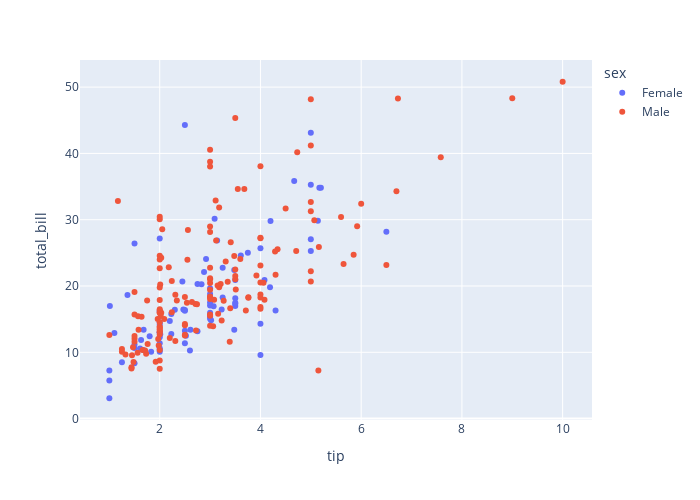

Here is the notebook cell this chart was saved with:
### Code cell
fig = px.scatter(df, x="tip", y="total_bill", color="sex")
fig.update_layout(
    autosize=False,
    width=700,
    height=500
)
fig.show()

### Figure 1 — Plotly figure (JSON) as saved in the notebook; plotly's stock layout.template omitted (floating-point values rounded to 4 significant figures; data arrays with more than 128 entries replaced by an {"elided": "..."} marker saying what was removed)
{"data": [{"hovertemplate": "sex=Female<br>tip=%{x}<br>total_bill=%{y}<extra></extra>", "legendgroup": "Female", "marker": {"color": "#636efa", "symbol": "circle"}, "mode": "markers", "name": "Female", "orientation": "v", "showlegend": true, "type": "scatter", "x": [1.01, 3.61, 5.0, 3.02, 1.67, 3.5, 2.75, 2.23, 3.0, 3.0, 2.45, 3.07, 2.6, 5.2, 1.5, 2.47, 1.0, 3.0, 3.14, 5.0, 2.2, 1.83, 5.17, 1.0, 4.3, 3.25, 2.5, 3.0, 2.5, 3.48, 4.08, 4.0, 1.0, 4.0, 3.5, 1.5, 1.8, 2.92, 1.68, 2.52, 4.2, 2.0, 2.0, 2.83, 1.5, 2.0, 3.25, 1.25, 2.0, 2.0, 2.75, 3.5, 5.0, 2.3, 1.5, 1.36, 1.63, 5.14, 3.75, 2.61, 2.0, 3.0, 1.61, 2.0, 4.0, 3.5, 3.5, 4.19, 5.0, 2.0, 2.01, 2.0, 2.5, 3.23, 2.23, 2.5, 6.5, 1.1, 3.09, 3.48, 3.0, 2.5, 2.0, 2.88, 4.67, 2.0, 3.0], "xaxis": "x", "y": [16.99, 24.59, 35.26, 14.83, 10.33, 16.97, 20.29, 15.77, 19.65, 15.06, 20.69, 16.93, 10.29, 34.81, 26.41, 16.45, 3.07, 17.07, 26.86, 25.28, 14.73, 10.07, 34.83, 5.75, 16.32, 22.75, 11.35, 15.38, 44.3, 22.42, 20.92, 14.31, 7.25, 25.71, 17.31, 10.65, 12.43, 24.08, 13.42, 12.48, 29.8, 14.52, 11.38, 20.27, 11.17, 12.26, 18.26, 8.51, 10.33, 14.15, 13.16, 17.47, 27.05, 16.43, 8.35, 18.64, 11.87, 29.85, 25.0, 13.39, 16.21, 17.51, 10.59, 10.63, 9.6, 20.9, 18.15, 19.81, 43.11, 13.0, 12.74, 13.0, 16.4, 16.47, 12.76, 13.27, 28.17, 12.9, 30.14, 13.42, 15.98, 16.27, 10.09, 22.12, 35.83, 27.18, 18.78], "yaxis": "y"}, {"hovertemplate": "sex=Male<br>tip=%{x}<br>total_bill=%{y}<extra></extra>", "legendgroup": "Male", "marker": {"color": "#EF553B", "symbol": "circle"}, "mode": "markers", "name": "Male", "orientation": "v", "showlegend": true, "type": "scatter", "x": {"elided": "157 float values"}, "xaxis": "x", "y": {"elided": "157 float values"}, "yaxis": "y"}], "layout": {"autosize": false, "height": 500, "legend": {"title": {"text": "sex"}, "tracegroupgap": 0}, "margin": {"t": 60}, "width": 700, "xaxis": {"anchor": "y", "domain": [0, 1], "title": {"text": "tip"}}, "yaxis": {"anchor": "x", "domain": [0, 1], "title": {"text": "total_bill"}}}}
